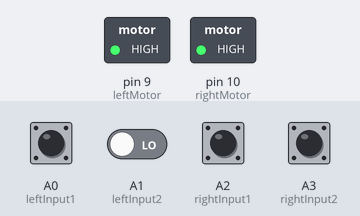
A sketch run on a simulated Arduino Uno, built with avr-gcc and run on an emulated ATmega328P. Shown: switched loads named in the sketch (green lamp = pin HIGH). The test bench sets the inputs (shaded band); at power-on: A0 (leftInput1), A1 (leftInput2), A2 (rightInput1), A3 (rightInput2) LOW.

Above: at 1.2 s.
1.3 s: A0 (leftInput1) pulled HIGH for 0.15 s
At 1.37 s:
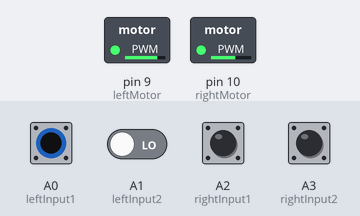
2.9 s: A3 (rightInput2) pulled HIGH for 0.15 s
At 2.97 s:
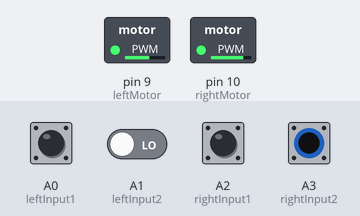
4.5 s: A0 (leftInput1) driven HIGH and A1 (leftInput2) driven HIGH
At 4.9 s:
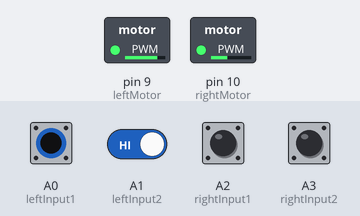
6.0 s: A2 (rightInput1) pulled HIGH for 0.15 s
At 6.07 s:
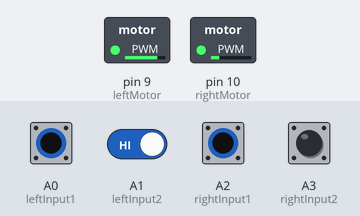
7.6 s: A1 (leftInput2) driven LOW
At 8.4 s:
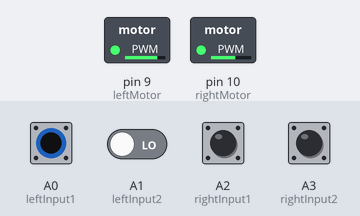
9.1 s: A1 (leftInput2) driven HIGH
At 9.6 s:
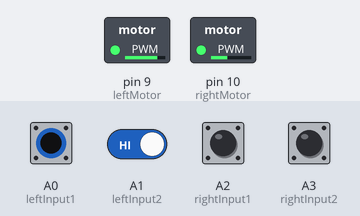
Timing chart, 0 to 11.6 s (numbered marks = the images above; inputs shaded):
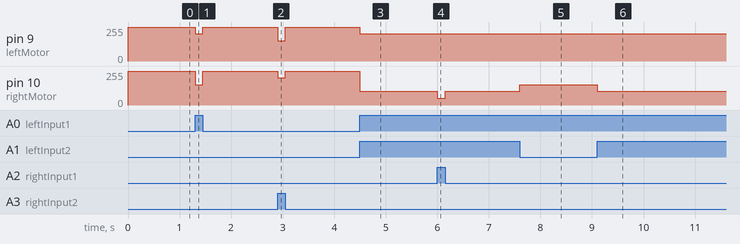

Measured:
- after the input at 1.3 s, pin 9 (leftMotor): 255/255 → 204/255 at once, → 255/255 0.15 s later; pin 10 (rightMotor): 255/255 → 153/255 at once, → 255/255 0.15 s later
- after the input at 2.9 s, pin 9 (leftMotor): 255/255 → 153/255 at once, → 255/255 0.15 s later; pin 10 (rightMotor): 255/255 → 204/255 at once, → 255/255 0.15 s later
- after the input at 4.5 s, pin 9 (leftMotor): 255/255 → 204/255 at once; pin 10 (rightMotor): 255/255 → 102/255 at once
- after the input at 6.0 s, pin 10 (rightMotor): 102/255 → 51/255 at once, → 102/255 0.15 s later
- after the input at 7.6 s, pin 10 (rightMotor): 102/255 → 153/255 at once
- after the input at 9.1 s, pin 10 (rightMotor): 153/255 → 102/255 at once

The sketch:

sketch_sep08b.ino
```cpp
int leftInput1=A0;  //analog input from the sensor to arduino
int leftInput2=A1;
int rightInput1=A2;
int rightInput2=A3;
int leftMotor= 9;    // pin 6 and 5 are capable of generating the PMW
int rightMotor= 10;
int leftValue1 = 0;
int rightValue1 = 0;
int leftValue2 = 0;
int rightValue2 = 0;
void setup()
  // put your setup code here, to run once:
  {
  pinMode (leftMotor, OUTPUT);  // output is the vale assign to left motor
  pinMode (rightMotor, OUTPUT);  // output is the value assign to Right motor
}


void loop()
  // put your main code here, to run repeatedly:

{
  leftValue1 = digitalRead (leftInput1);  // digital data from the input sensor is taken

  rightValue1= digitalRead (rightInput1); // there are all together four sensor two  at the left most and two at the rigtmost
  leftValue2 = digitalRead (leftInput2);
  rightValue2= digitalRead (rightInput2);

 if
   ( leftValue1 == HIGH && leftValue2 == HIGH && rightValue1== HIGH && rightValue2 == HIGH)
   {
     digitalWrite (leftMotor, HIGH);   // Both motor moves forward with high speed
     digitalWrite (rightMotor, LOW);
   }
   else


     if
     ( leftValue1 == HIGH && leftValue2 == LOW && rightValue1== LOW && rightValue2== LOW)
    {
   analogWrite (leftMotor, 4*51);  //The left motor moves with slightly slow speed while right motor moves  with slower speed
   analogWrite (rightMotor,3*51);  //The  robot moves turns toward the right
    }
 else
   if ( leftValue1 == HIGH && leftValue2 == HIGH && rightValue1== LOW && rightValue2== LOW)
   {
   analogWrite (leftMotor,4*51 );  //The left motor moves with slightly slow speed while right motor moves  with slower speed
   analogWrite (rightMotor, 2*51);  //The  robot moves turns toward the right
   }
    else
   if ( leftValue1 == HIGH && leftValue2 == HIGH && rightValue1== HIGH && rightValue2== LOW)
   {
   analogWrite (leftMotor,4*51 );  //The left motor moves with slightly slow speed while right motor moves  with slower speed
   analogWrite (rightMotor,1*51);  //The  robot moves turns toward the right
   }
   else

     if ( leftValue1 == LOW && leftValue2 == LOW && rightValue1== LOW && rightValue2== HIGH)
     {
     analogWrite (leftMotor, 3*51);  //The left motor moves with slightly slow speed while right motor moves  with slower speed
   analogWrite (rightMotor,4*51);
     }
     else
     if( leftValue1 == LOW && leftValue2 == LOW && rightValue1== HIGH && rightValue2== HIGH)
     {
          analogWrite (leftMotor, 2*51);  //The left motor moves with slightly slow speed while right motor moves  with slower speed
   analogWrite (rightMotor,4*51);
     }
     else
     if( leftValue1 == LOW && leftValue2 == HIGH && rightValue1== HIGH && rightValue2== HIGH)
     {
          analogWrite (leftMotor, 1*51);  //The left motor moves with slightly slow speed while right motor moves  with slower speed
   analogWrite (rightMotor,4*51);
     }
     else if ( leftValue1 == LOW && leftValue2 == LOW && rightValue1== LOW && rightValue2== LOW)
     {
      digitalWrite (rightMotor,HIGH); // The  LEFT motor moves with the full speed where right motor stop
       digitalWrite (leftMotor, HIGH); // Moves in circular path in order to come upon the track
                                        // This is the case when robot is out of path
     }}
```
